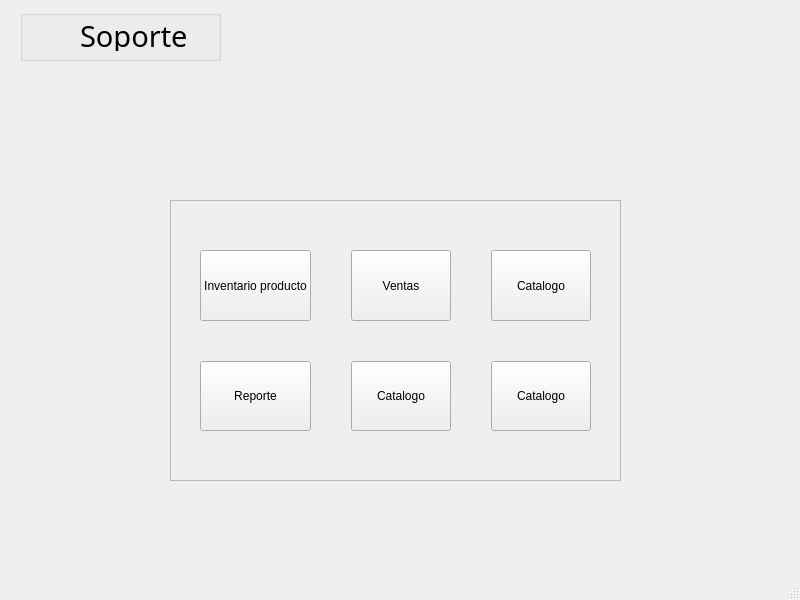
<?xml version="1.0" encoding="UTF-8"?>
<ui version="4.0">
 <class>SuppWindow</class>
 <widget class="QMainWindow" name="SuppWindow">
  <property name="geometry">
   <rect>
    <x>0</x>
    <y>0</y>
    <width>800</width>
    <height>600</height>
   </rect>
  </property>
  <property name="windowTitle">
   <string>Soporte</string>
  </property>
  <property name="windowIcon">
   <iconset>
    <normaloff>../../images/store_logo.png</normaloff>../../images/store_logo.png</iconset>
  </property>
  <property name="styleSheet">
   <string notr="true"/>
  </property>
  <widget class="QWidget" name="centralwidget">
   <widget class="QFrame" name="container">
    <property name="geometry">
     <rect>
      <x>170</x>
      <y>200</y>
      <width>451</width>
      <height>281</height>
     </rect>
    </property>
    <property name="frameShape">
     <enum>QFrame::StyledPanel</enum>
    </property>
    <property name="frameShadow">
     <enum>QFrame::Raised</enum>
    </property>
    <widget class="QFrame" name="gridFrame">
     <property name="geometry">
      <rect>
       <x>30</x>
       <y>50</y>
       <width>391</width>
       <height>181</height>
      </rect>
     </property>
     <property name="sizePolicy">
      <sizepolicy hsizetype="Preferred" vsizetype="Preferred">
       <horstretch>0</horstretch>
       <verstretch>0</verstretch>
      </sizepolicy>
     </property>
     <layout class="QGridLayout" name="gridLayout" rowstretch="0,0,0" columnstretch="0,0,0,0">
      <property name="sizeConstraint">
       <enum>QLayout::SetDefaultConstraint</enum>
      </property>
      <property name="leftMargin">
       <number>0</number>
      </property>
      <property name="topMargin">
       <number>0</number>
      </property>
      <property name="rightMargin">
       <number>0</number>
      </property>
      <property name="bottomMargin">
       <number>0</number>
      </property>
      <property name="spacing">
       <number>40</number>
      </property>
      <item row="0" column="0">
       <widget class="QPushButton" name="administrarBtn">
        <property name="enabled">
         <bool>true</bool>
        </property>
        <property name="sizePolicy">
         <sizepolicy hsizetype="Expanding" vsizetype="Expanding">
          <horstretch>0</horstretch>
          <verstretch>0</verstretch>
         </sizepolicy>
        </property>
        <property name="baseSize">
         <size>
          <width>0</width>
          <height>0</height>
         </size>
        </property>
        <property name="styleSheet">
         <string notr="true"/>
        </property>
        <property name="text">
         <string>Inventario producto</string>
        </property>
       </widget>
      </item>
      <item row="2" column="2">
       <widget class="QPushButton" name="usuarioBtn">
        <property name="sizePolicy">
         <sizepolicy hsizetype="Expanding" vsizetype="Expanding">
          <horstretch>0</horstretch>
          <verstretch>0</verstretch>
         </sizepolicy>
        </property>
        <property name="text">
         <string>Catalogo</string>
        </property>
       </widget>
      </item>
      <item row="2" column="0">
       <widget class="QPushButton" name="reportesBtn">
        <property name="sizePolicy">
         <sizepolicy hsizetype="Expanding" vsizetype="Expanding">
          <horstretch>0</horstretch>
          <verstretch>0</verstretch>
         </sizepolicy>
        </property>
        <property name="text">
         <string>Reporte</string>
        </property>
       </widget>
      </item>
      <item row="0" column="2">
       <widget class="QPushButton" name="ventasBtn">
        <property name="sizePolicy">
         <sizepolicy hsizetype="Expanding" vsizetype="Expanding">
          <horstretch>0</horstretch>
          <verstretch>0</verstretch>
         </sizepolicy>
        </property>
        <property name="text">
         <string>Ventas</string>
        </property>
        <property name="autoDefault">
         <bool>false</bool>
        </property>
       </widget>
      </item>
      <item row="2" column="3">
       <widget class="QPushButton" name="usuarioBtn_2">
        <property name="sizePolicy">
         <sizepolicy hsizetype="Expanding" vsizetype="Expanding">
          <horstretch>0</horstretch>
          <verstretch>0</verstretch>
         </sizepolicy>
        </property>
        <property name="text">
         <string>Catalogo</string>
        </property>
       </widget>
      </item>
      <item row="0" column="3">
       <widget class="QPushButton" name="usuarioBtn_3">
        <property name="sizePolicy">
         <sizepolicy hsizetype="Expanding" vsizetype="Expanding">
          <horstretch>0</horstretch>
          <verstretch>0</verstretch>
         </sizepolicy>
        </property>
        <property name="text">
         <string>Catalogo</string>
        </property>
       </widget>
      </item>
     </layout>
    </widget>
   </widget>
   <widget class="QGroupBox" name="groupBox">
    <property name="geometry">
     <rect>
      <x>20</x>
      <y>10</y>
      <width>201</width>
      <height>51</height>
     </rect>
    </property>
    <property name="title">
     <string/>
    </property>
    <widget class="QLabel" name="logo">
     <property name="geometry">
      <rect>
       <x>0</x>
       <y>0</y>
       <width>50</width>
       <height>50</height>
      </rect>
     </property>
     <property name="styleSheet">
      <string notr="true"/>
     </property>
     <property name="text">
      <string/>
     </property>
     <property name="pixmap">
      <pixmap>../../images/store_logo.png</pixmap>
     </property>
     <property name="scaledContents">
      <bool>true</bool>
     </property>
    </widget>
    <widget class="QLabel" name="title">
     <property name="geometry">
      <rect>
       <x>60</x>
       <y>10</y>
       <width>131</width>
       <height>31</height>
      </rect>
     </property>
     <property name="font">
      <font>
       <family>Dubai Medium</family>
       <pointsize>22</pointsize>
      </font>
     </property>
     <property name="text">
      <string>Soporte</string>
     </property>
    </widget>
   </widget>
  </widget>
  <widget class="QStatusBar" name="statusbar"/>
 </widget>
 <resources/>
 <connections/>
</ui>
